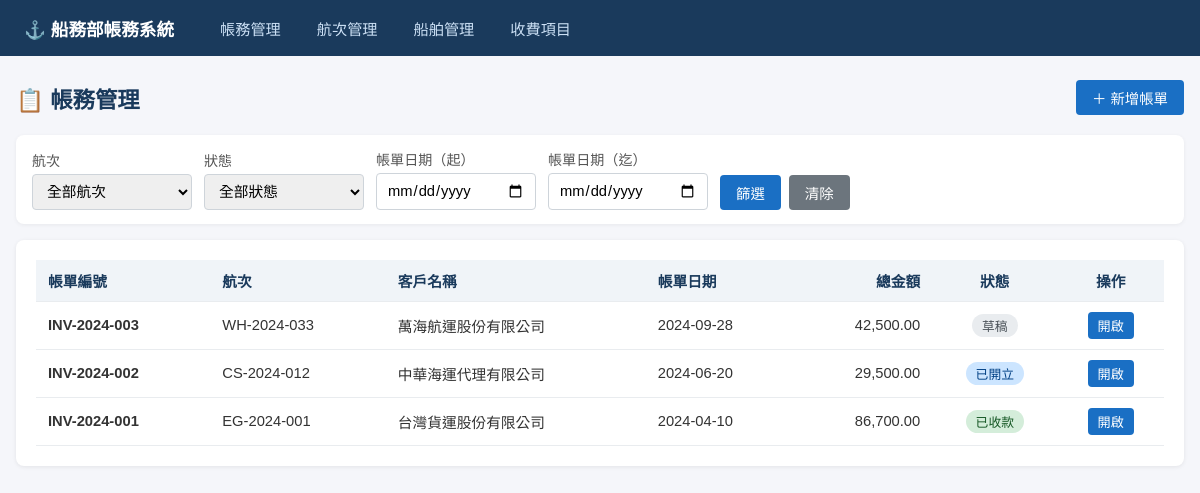
The app's page /invoices, older data.
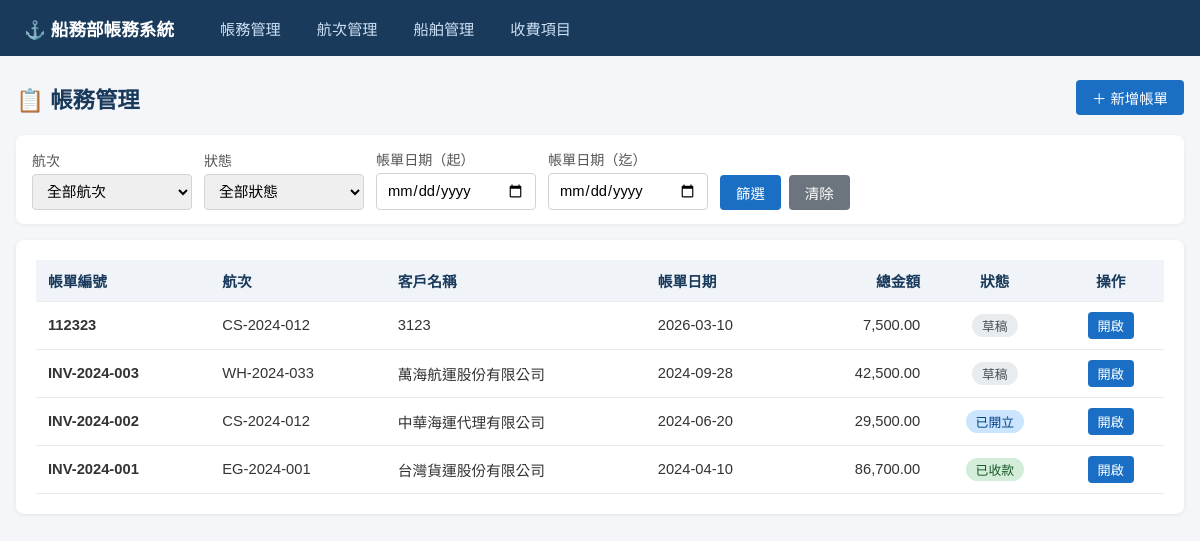
The same page, newer data.
### models.py (models this page shows)
class Invoice(Base):
    __tablename__ = "invoices"
    id = Column(Integer, primary_key=True, index=True)
    invoice_no = Column(String, unique=True, nullable=False, index=True)
    voyage_id = Column(Integer, ForeignKey("voyages.id"), nullable=False)
    customer_name = Column(String, nullable=False)
    invoice_date = Column(Date, nullable=False)
    status = Column(String, default="草稿")  # 草稿/已開立/已收款
    total_amount = Column(Numeric(18, 2), default=0)
    created_at = Column(DateTime, default=func.now())
    updated_at = Column(DateTime, default=func.now(), onupdate=func.now())
    voyage = relationship("Voyage", back_populates="invoices")
    lines = relationship("InvoiceLine", back_populates="invoice", cascade="all, delete-orphan")

class Voyage(Base):
    __tablename__ = "voyages"
    id = Column(Integer, primary_key=True, index=True)
    voyage_no = Column(String, unique=True, nullable=False, index=True)
    ship_id = Column(Integer, ForeignKey("ships.id"), nullable=False)
    port_of_loading = Column(String)
    port_of_discharge = Column(String)
    etd = Column(Date)
    eta = Column(Date)
    status = Column(String, default="計畫中")  # 計畫中/進行中/已完成
    created_at = Column(DateTime, default=func.now())
    updated_at = Column(DateTime, default=func.now(), onupdate=func.now())
    ship = relationship("Ship", back_populates="voyages")
    invoices = relationship("Invoice", back_populates="voyage")

### routers/invoices.py (the view)
@router.get("", response_class=HTMLResponse)
def list_invoices(
    request: Request,
    voyage_id: Optional[int] = None,
    status: Optional[str] = None,
    date_from: Optional[str] = None,
    date_to: Optional[str] = None,
    db: Session = Depends(get_db),
):
    query = db.query(models.Invoice)
    if voyage_id:
        query = query.filter(models.Invoice.voyage_id == voyage_id)
    if status:
        query = query.filter(models.Invoice.status == status)
    if date_from:
        query = query.filter(models.Invoice.invoice_date >= date.fromisoformat(date_from))
    if date_to:
        query = query.filter(models.Invoice.invoice_date <= date.fromisoformat(date_to))
    invoices = query.order_by(models.Invoice.invoice_date.desc()).all()
    voyages = db.query(models.Voyage).order_by(models.Voyage.voyage_no).all()
    return templates.TemplateResponse("invoices/list.html", {
        "request": request,
        "invoices": invoices,
        "voyages": voyages,
        "statuses": INVOICE_STATUSES,
        "filter": {
            "voyage_id": voyage_id,
            "status": status,
            "date_from": date_from,
            "date_to": date_to,
        },
    })

### templates/invoices/list.html (shortened to what this page needs)
{% extends "base.html" %}
{% block content %}
<div class="page-header">
    <h1>📋 帳務管理</h1>
    <a href="/invoices/new" class="btn btn-primary">＋ 新增帳單</a>
</div>
<form method="get" action="/invoices">
    <div class="filter-bar">
        <div class="form-group">
            <label>航次</label>
            <select name="voyage_id">
                <option value="">全部航次</option>
            </select>
        </div>
        <div class="form-group">
            <label>狀態</label>
            <select name="status">
                <option value="">全部狀態</option>
            </select>
        </div>
        <div class="form-group">
            <label>帳單日期（起）</label>
            <input type="date" name="date_from" value="{{ filter.date_from or '' }}">
        </div>
        <div class="form-group">
            <label>帳單日期（迄）</label>
            <input type="date" name="date_to" value="{{ filter.date_to or '' }}">
        </div>
        <div style="display:flex; gap:8px; align-items:flex-end;">
            <button type="submit" class="btn btn-primary">篩選</button>
            <a href="/invoices" class="btn btn-secondary">清除</a>
        </div>
    </div>
</form>
<div class="card">
    <table>
        <thead>
            <tr>
                <th>帳單編號</th>
                <th>航次</th>
                <th>客戶名稱</th>
                <th>帳單日期</th>
                <th class="text-right">總金額</th>
                <th class="text-center">狀態</th>
                <th class="text-center">操作</th>
            </tr>
        </thead>
        <tbody>
            {% for inv in invoices %}
            <tr>
                <td><strong>{{ inv.invoice_no }}</strong></td>
                <td>{{ inv.voyage.voyage_no }}</td>
                <td>{{ inv.customer_name }}</td>
                <td>{{ inv.invoice_date.strftime('%Y-%m-%d') }}</td>
                <td class="text-right">{{ "{:,.2f}".format(inv.total_amount) }}</td>
                <td class="text-center">
                    {% if inv.status == '草稿' %}
                        <span class="badge badge-draft">{{ inv.status }}</span>
                    {% elif inv.status == '已開立' %}
                        <span class="badge badge-issued">{{ inv.status }}</span>
                    {% else %}
                        <span class="badge badge-paid">{{ inv.status }}</span>
                    {% endif %}
                </td>
                <td class="text-center">
                    <a href="/invoices/{{ inv.id }}" class="btn btn-primary btn-sm">開啟</a>
                </td>
            </tr>
            {% else %}
            <tr><td colspan="7" class="text-center" style="color:#999; padding:24px;">尚無帳務資料</td></tr>
            {% endfor %}
        </tbody>
    </table>
</div>
{% endblock %}

### templates/base.html (shortened to what this page needs)
<!DOCTYPE html>
<html lang="zh-TW">
<head>
    <link rel="stylesheet" href="/static/style.css">
</head>
<body>
    <nav class="navbar">
        <div class="nav-brand">⚓ 船務部帳務系統</div>
        <ul class="nav-links">
            <li><a href="/invoices">帳務管理</a></li>
            <li><a href="/voyages">航次管理</a></li>
            <li><a href="/ships">船舶管理</a></li>
            <li><a href="/charge-items">收費項目</a></li>
        </ul>
    </nav>
    <div class="container">
        {% block content %}{% endblock %}
    </div>
</body>
</html>

### static/style.css (style rules this page uses)
* { box-sizing: border-box; margin: 0; padding: 0; }
body { font-family: "Microsoft JhengHei", "Noto Sans TC", sans-serif; background: #f5f6fa; color: #333; }
.navbar { background: #1a3a5c; color: white; padding: 0 24px; display: flex; align-items: center; height: 56px; gap: 32px; }
.nav-brand { font-size: 1.1rem; font-weight: bold; white-space: nowrap; }
.nav-links { list-style: none; display: flex; gap: 8px; }
.nav-links a { color: #cce0f5; text-decoration: none; padding: 6px 14px; border-radius: 4px; font-size: 0.95rem; transition: background 0.2s; }
.container { max-width: 1200px; margin: 24px auto; padding: 0 16px; }
.page-header { display: flex; justify-content: space-between; align-items: center; margin-bottom: 20px; }
.page-header h1 { font-size: 1.4rem; color: #1a3a5c; }
.btn { display: inline-block; padding: 7px 16px; border-radius: 4px; border: none; cursor: pointer; font-size: 0.9rem; text-decoration: none; transition: opacity 0.2s; }
.btn-primary { background: #1a6fc4; color: white; }
.btn-secondary { background: #6c757d; color: white; }
.btn-sm { padding: 4px 10px; font-size: 0.82rem; }
.card { background: white; border-radius: 8px; box-shadow: 0 1px 4px rgba(0,0,0,0.08); padding: 20px; margin-bottom: 20px; }
table { width: 100%; border-collapse: collapse; }
th, td { padding: 10px 12px; text-align: left; border-bottom: 1px solid #e9ecef; font-size: 0.92rem; }
th { background: #f0f4f8; color: #1a3a5c; font-weight: 600; }
.text-right { text-align: right; }
.text-center { text-align: center; }
.form-group { display: flex; flex-direction: column; gap: 4px; }
.form-group label { font-size: 0.88rem; color: #555; font-weight: 500; }
.form-group input, .form-group select, .form-group textarea { padding: 8px 10px; border: 1px solid #ced4da; border-radius: 4px; font-size: 0.92rem; font-family: inherit; }
.badge { display: inline-block; padding: 2px 10px; border-radius: 12px; font-size: 0.8rem; font-weight: 500; }
.badge-draft { background: #e9ecef; color: #495057; }
.badge-issued { background: #cce5ff; color: #004085; }
.badge-paid { background: #d4edda; color: #155724; }
.filter-bar { display: flex; gap: 12px; align-items: flex-end; flex-wrap: wrap; margin-bottom: 16px; background: white; padding: 14px 16px; border-radius: 8px; box-shadow: 0 1px 4px rgba(0,0,0,0.06); }
.filter-bar .form-group { min-width: 160px; }

Row changes from the older to the newer data that the page shows:
added Invoice: invoice_no "112323", voyage.voyage_no "CS-2024-012", customer_name "3123", invoice_date "2026-03-10", total_amount "7,500.00", status "草稿"
